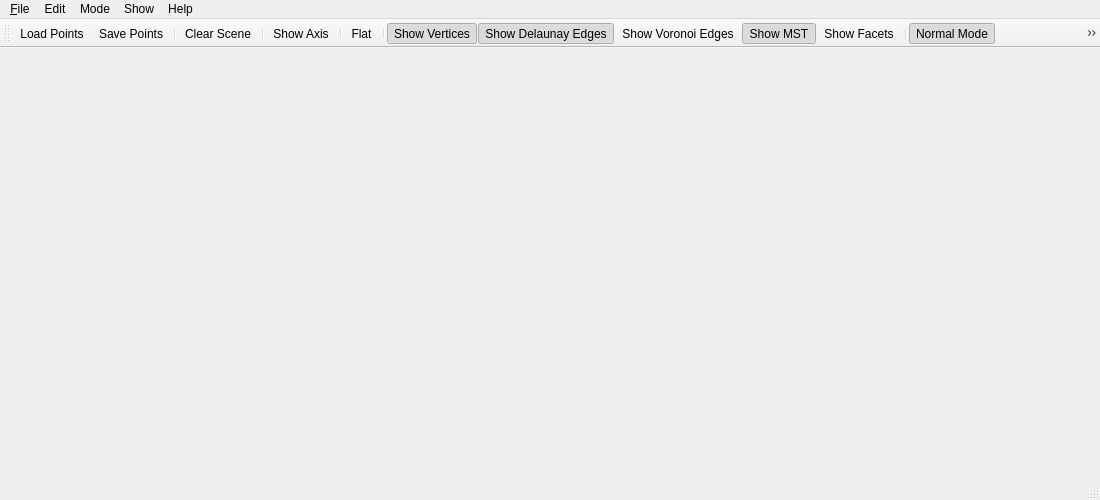
<?xml version="1.0" encoding="UTF-8"?>
<ui version="4.0">
	<class>MainWindow</class>
	<widget class="QMainWindow" name="MainWindow">
		<property name="windowModality">
			<enum>Qt::NonModal</enum>
		</property>
		<property name="geometry">
			<rect>
				<x>0</x>
				<y>0</y>
				<width>1100</width>
				<height>500</height>
			</rect>
		</property>
		<property name="sizePolicy">
			<sizepolicy hsizetype="Preferred" vsizetype="Preferred">
				<horstretch>0</horstretch>
				<verstretch>0</verstretch>
			</sizepolicy>
		</property>
		<property name="font">
			<font>
				<family>Arial</family>
			</font>
		</property>
		<property name="cursor">
			<cursorShape>PointingHandCursor</cursorShape>
		</property>
		<property name="windowTitle">
			<string>Triangulation_demo_3</string>
		</property>
		<property name="windowIcon">
			<iconset resource="T3_demo.qrc">
				<normaloff>:/T3_demo/icons/icons/cgal_logo.xpm</normaloff>:/T3_demo/icons/icons/cgal_logo.xpm
			</iconset>
		</property>
		<widget class="QWidget" name="centralwidget">
			<layout class="QHBoxLayout" name="horizontalLayout">
				<item>
					<widget class="Viewer" name="viewer" native="true">
						<property name="sizePolicy">
							<sizepolicy hsizetype="Preferred" vsizetype="Preferred">
								<horstretch>0</horstretch>
								<verstretch>0</verstretch>
							</sizepolicy>
						</property>
						<property name="cursor">
							<cursorShape>PointingHandCursor</cursorShape>
						</property>
					</widget>
				</item>
			</layout>
		</widget>
		<widget class="QMenuBar" name="menubar">
			<property name="geometry">
				<rect>
					<x>0</x>
					<y>0</y>
					<width>1100</width>
					<height>26</height>
				</rect>
			</property>
			<widget class="QMenu" name="menuFile">
				<property name="title">
					<string>&amp;File</string>
				</property>
				<addaction name="actionLoad_Points"/>
				<addaction name="actionSave_Points"/>
				<addaction name="separator"/>
				<addaction name="actionQuit"/>
			</widget>
			<widget class="QMenu" name="menuEdit">
				<property name="title">
					<string>Edit</string>
				</property>
				<addaction name="actionClear_Scene"/>
			</widget>
			<widget class="QMenu" name="menuMode">
				<property name="title">
					<string>Mode</string>
				</property>
				<addaction name="actionNormal_View"/>
				<addaction name="actionEmpty_Sphere"/>
			</widget>
			<widget class="QMenu" name="menuShow">
				<property name="title">
					<string>Show</string>
				</property>
				<addaction name="actionShow_Axis"/>
				<addaction name="separator"/>
				<addaction name="actionShow_Vertex"/>
				<addaction name="actionShow_DEdge"/>
				<addaction name="actionShow_VEdge"/>
				<addaction name="actionShow_MST"/>
				<addaction name="actionShow_Facet"/>
				<addaction name="separator"/>
				<addaction name="actionFlat"/>
				<addaction name="separator"/>
			</widget>
			<widget class="QMenu" name="menuHelp">
				<property name="title">
					<string>Help</string>
				</property>
				<addaction name="actionDemo_Help"/>
				<addaction name="actionAbout_T3_demo"/>
			</widget>
			<addaction name="menuFile"/>
			<addaction name="menuEdit"/>
			<addaction name="menuMode"/>
			<addaction name="menuShow"/>
			<addaction name="menuHelp"/>
		</widget>
		<widget class="QStatusBar" name="statusbar"/>
		<widget class="QToolBar" name="toolBar">
			<property name="windowTitle">
				<string>toolBar</string>
			</property>
			<attribute name="toolBarArea">
				<enum>TopToolBarArea</enum>
			</attribute>
			<attribute name="toolBarBreak">
				<bool>false</bool>
			</attribute>
			<addaction name="actionLoad_Points"/>
			<addaction name="actionSave_Points"/>
			<addaction name="separator"/>
			<addaction name="actionClear_Scene"/>
			<addaction name="separator"/>
			<addaction name="actionShow_Axis"/>
			<addaction name="separator"/>
			<addaction name="actionFlat"/>
			<addaction name="separator"/>
			<addaction name="actionShow_Vertex"/>
			<addaction name="actionShow_DEdge"/>
			<addaction name="actionShow_VEdge"/>
			<addaction name="actionShow_MST"/>
			<addaction name="actionShow_Facet"/>
			<addaction name="separator"/>
			<addaction name="actionNormal_View"/>
			<addaction name="actionEmpty_Sphere"/>
			<addaction name="separator"/>
			<addaction name="actionQuit"/>
		</widget>
		<action name="actionLoad_Points">
			<property name="icon">
				<iconset resource="T3_demo.qrc">
					<normaloff>:/T3_demo/icons/icons/fileOpen.png</normaloff>:/T3_demo/icons/icons/fileOpen.png
				</iconset>
			</property>
			<property name="text">
				<string>Load Points...</string>
			</property>
			<property name="toolTip">
				<string>Load Points from a file</string>
			</property>
			<property name="statusTip">
				<string>Load Points from a file</string>
			</property>
			<property name="shortcut">
				<string>Ctrl+O</string>
			</property>
		</action>
		<action name="actionSave_Points">
			<property name="icon">
				<iconset resource="T3_demo.qrc">
					<normaloff>:/T3_demo/icons/icons/fileSave.png</normaloff>:/T3_demo/icons/icons/fileSave.png
				</iconset>
			</property>
			<property name="text">
				<string>Save Points...</string>
			</property>
			<property name="toolTip">
				<string>Save points to a file</string>
			</property>
			<property name="statusTip">
				<string>Save points to a file</string>
			</property>
			<property name="shortcut">
				<string>Ctrl+S</string>
			</property>
		</action>
		<action name="actionShow_Axis">
			<property name="checkable">
				<bool>true</bool>
			</property>
			<property name="icon">
				<iconset resource="T3_demo.qrc">
					<normaloff>:/T3_demo/icons/icons/coordinates.jpeg</normaloff>:/T3_demo/icons/icons/coordinates.jpeg
				</iconset>
			</property>
			<property name="text">
				<string>Show Axis</string>
			</property>
			<property name="toolTip">
				<string>Show/Hide Axis</string>
			</property>
			<property name="statusTip">
				<string>Show/Hide Axis</string>
			</property>
		</action>
		<action name="actionQuit">
			<property name="icon">
				<iconset resource="T3_demo.qrc">
					<normaloff>:/T3_demo/icons/icons/quit.jpeg</normaloff>:/T3_demo/icons/icons/quit.jpeg
				</iconset>
			</property>
			<property name="text">
				<string>Quit</string>
			</property>
			<property name="toolTip">
				<string>Quit</string>
			</property>
			<property name="statusTip">
				<string>Quit</string>
			</property>
		</action>
		<action name="actionClear_Scene">
			<property name="icon">
				<iconset>
					<normaloff>:/T3_demo/icons/icons/clear.png</normaloff>:/T3_demo/icons/icons/clear.png
				</iconset>
			</property>
			<property name="text">
				<string>Clear Scene</string>
			</property>
			<property name="toolTip">
				<string>Clear Scene</string>
			</property>
			<property name="statusTip">
				<string>Clear Scene</string>
			</property>
		</action>
		<action name="actionShow_Vertex">
			<property name="checkable">
				<bool>true</bool>
			</property>
			<property name="checked">
				<bool>true</bool>
			</property>
			<property name="icon">
				<iconset resource="T3_demo.qrc">
					<normaloff>:/T3_demo/icons/icons/show_point.jpeg</normaloff>:/T3_demo/icons/icons/show_point.jpeg
				</iconset>
			</property>
			<property name="text">
				<string>Show Vertices</string>
			</property>
			<property name="toolTip">
				<string>Show Vertices</string>
			</property>
			<property name="statusTip">
				<string>Show Vertices</string>
			</property>
		</action>
		<action name="actionShow_DEdge">
			<property name="checkable">
				<bool>true</bool>
			</property>
			<property name="checked">
				<bool>true</bool>
			</property>
			<property name="icon">
				<iconset resource="T3_demo.qrc">
					<normaloff>:/T3_demo/icons/icons/show_delaunay.jpeg</normaloff>:/T3_demo/icons/icons/show_delaunay.jpeg
				</iconset>
			</property>
			<property name="text">
				<string>Show Delaunay Edges</string>
			</property>
			<property name="toolTip">
				<string>Show Delaunay edges</string>
			</property>
			<property name="statusTip">
				<string>Show Delaunay edges</string>
			</property>
		</action>
		<action name="actionShow_MST">
			<property name="checkable">
				<bool>true</bool>
			</property>
			<property name="checked">
				<bool>true</bool>
			</property>
			<property name="icon">
				<iconset resource="T3_demo.qrc">
					<normaloff>:/T3_demo/icons/icons/Minimum_Spanning_Tree.png</normaloff>:/T3_demo/icons/icons/Minimum_Spanning_Tree.png
				</iconset>
			</property>
			<property name="text">
				<string>Show MST</string>
			</property>
			<property name="toolTip">
				<string>Show MST</string>
			</property>
			<property name="statusTip">
				<string>Show MST</string>
			</property>
		</action>
		<action name="actionShow_VEdge">
			<property name="checkable">
				<bool>true</bool>
			</property>
			<property name="icon">
				<iconset resource="T3_demo.qrc">
					<normaloff>:/T3_demo/icons/icons/show_voronoi.jpeg</normaloff>:/T3_demo/icons/icons/show_voronoi.jpeg
				</iconset>
			</property>
			<property name="text">
				<string>Show Voronoi Edges</string>
			</property>
			<property name="toolTip">
				<string>Show Voronoi edges</string>
			</property>
			<property name="statusTip">
				<string>Show Voronoi edges</string>
			</property>
		</action>
		<action name="actionShow_Facet">
			<property name="checkable">
				<bool>true</bool>
			</property>
			<property name="icon">
				<iconset resource="T3_demo.qrc">
					<normaloff>:/T3_demo/icons/icons/show_facet.jpeg</normaloff>:/T3_demo/icons/icons/show_facet.jpeg
				</iconset>
			</property>
			<property name="text">
				<string>Show Facets</string>
			</property>
			<property name="toolTip">
				<string>Show Delaunay Facets</string>
			</property>
			<property name="statusTip">
				<string>Show Delaunay Facets</string>
			</property>
		</action>
		<action name="actionFlat">
			<property name="checkable">
				<bool>true</bool>
			</property>
			<property name="icon">
				<iconset resource="T3_demo.qrc">
					<normaloff>:/T3_demo/icons/icons/flat.png</normaloff>
					<normalon>:/T3_demo/icons/icons/stereo.png</normalon>:/T3_demo/icons/icons/flat.png
				</iconset>
			</property>
			<property name="text">
				<string>Flat</string>
			</property>
			<property name="toolTip">
				<string>Toggle 3D effect</string>
			</property>
			<property name="statusTip">
				<string>Toggle 3D effect</string>
			</property>
		</action>
		<action name="actionEmpty_Sphere">
			<property name="checkable">
				<bool>true</bool>
			</property>
			<property name="icon">
				<iconset resource="T3_demo.qrc">
					<normaloff>:/T3_demo/icons/icons/empty_sphere.jpeg</normaloff>:/T3_demo/icons/icons/empty_sphere.jpeg
				</iconset>
			</property>
			<property name="text">
				<string>Show Empty Sphere</string>
			</property>
			<property name="iconText">
				<string>Click to select a cell and show empty sphere of that cell.</string>
			</property>
			<property name="toolTip">
				<string>Locate the query point in a cell and show empty sphere of that cell</string>
			</property>
			<property name="statusTip">
				<string>Locate the query point in a cell and show empty sphere of that cell</string>
			</property>
		</action>
		<action name="actionNormal_View">
			<property name="checkable">
				<bool>true</bool>
			</property>
			<property name="checked">
				<bool>true</bool>
			</property>
			<property name="icon">
				<iconset resource="T3_demo.qrc">
					<normaloff>:/T3_demo/icons/icons/normal_view.jpeg</normaloff>:/T3_demo/icons/icons/normal_view.jpeg
				</iconset>
			</property>
			<property name="text">
				<string>Normal Mode</string>
			</property>
			<property name="toolTip">
				<string>Normal Mode</string>
			</property>
			<property name="statusTip">
				<string>Normal Mode</string>
			</property>
		</action>
		<action name="actionDemo_Help">
			<property name="text">
				<string>Triangulation_3D Demo Help</string>
			</property>
			<property name="toolTip">
				<string>Triangulation_3D Demo Help</string>
			</property>
			<property name="statusTip">
				<string>Triangulation_3D Demo Help</string>
			</property>
			<property name="shortcut">
				<string>H</string>
			</property>
		</action>
		<action name="actionAbout_T3_demo">
			<property name="text">
				<string>About T3_demo</string>
			</property>
		</action>
	</widget>
	<layoutdefault spacing="3" margin="1"/>
	<customwidgets>
		<customwidget>
			<class>Viewer</class>
			<extends>QWidget</extends>
			<header>Viewer.h</header>
			<container>1</container>
		</customwidget>
	</customwidgets>
	<resources>
		<include location="T3_demo.qrc"/>
	</resources>
	<connections/>
</ui>
